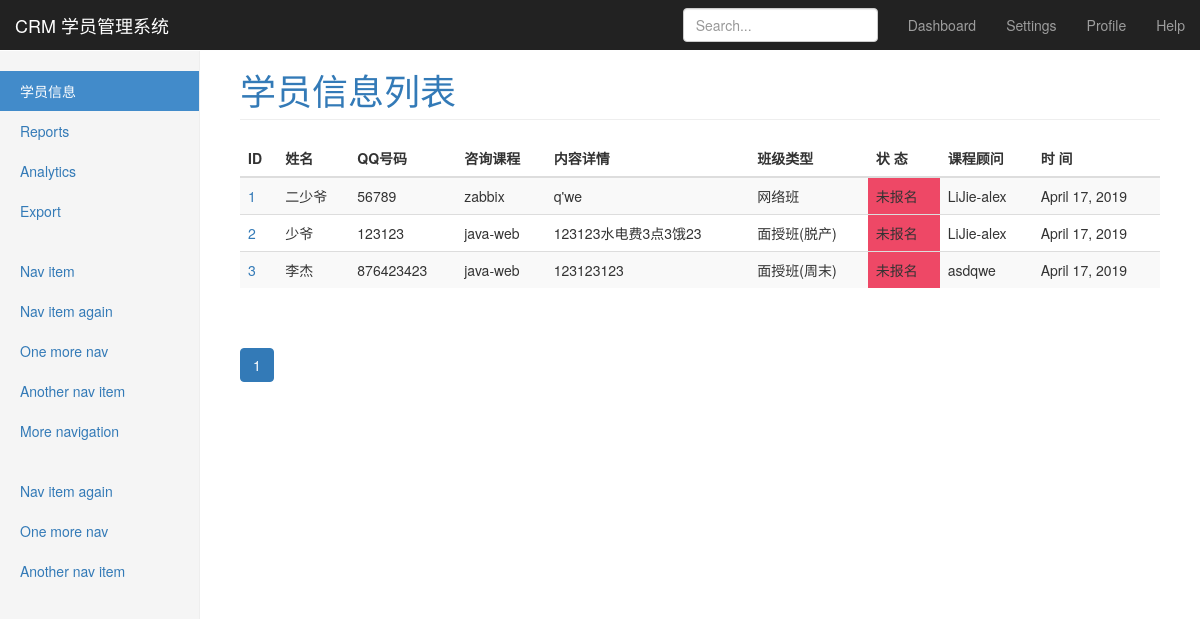
/crm/customers/?page=2 (signed in), run on an earlier commit of the app's database.
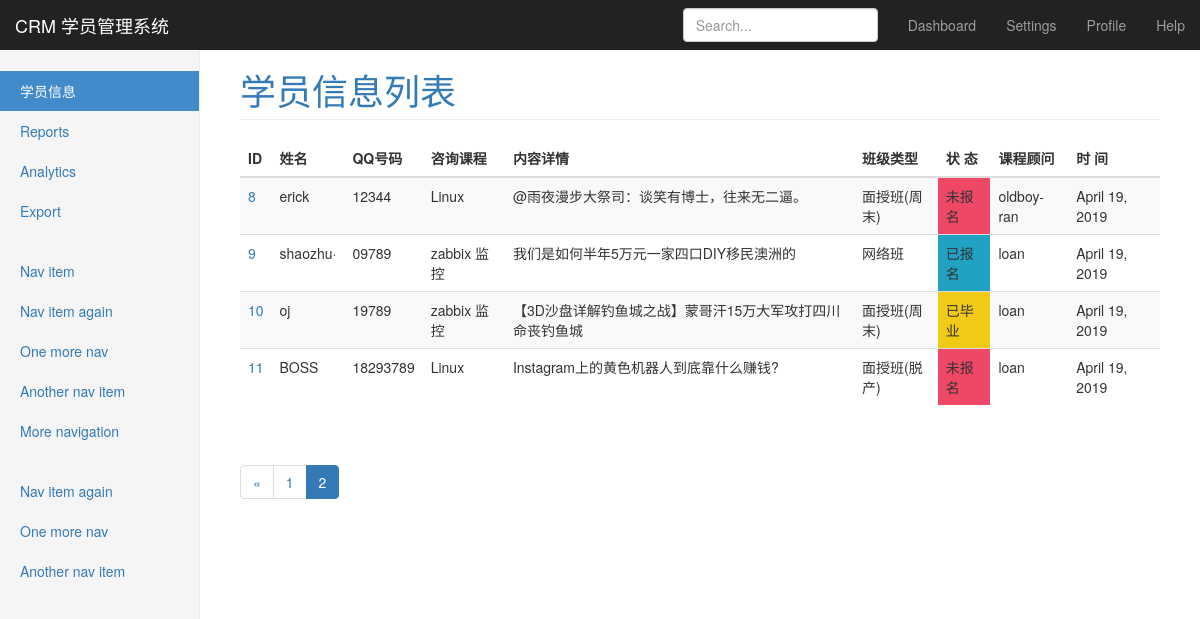
And on a later commit of the database.
### CRM/models.py (models this page shows, shortened)
class Customer(models.Model):
    qq = models.CharField(u"QQ号",max_length=64,unique=True,blank=True)
    name = models.CharField(u"姓名",max_length=32,blank=True,null=True)
    phone = models.BigIntegerField(u'手机号',blank=True,null=True)
    stu_id = models.CharField(u"学号",blank=True,null=True,max_length=64)
    source_type = (('qq',u"qq群"),
                   ('referral',u"内部转介绍"),
                   ('51cto',u"51cto"),
                   ('agent',u"招生代理"),
                   ('others',u"其它"),
                   )
    source = models.CharField(u'客户来源',max_length=64, choices=source_type,default='qq')
    referral_from = models.ForeignKey('self',verbose_name=u"转介绍自学员",help_text=u"若此客户是转介绍自内部学员,请在此处选择内部学员姓名",blank=True,null=True,related_name="internal_referral",on_delete=models.CASCADE)
    course = models.ForeignKey(Course,verbose_name=u"咨询课程",on_delete=models.CASCADE)
    class_type = models.CharField(u"班级类型",max_length=64,choices=class_type_choices)
    customer_note = models.TextField(u"客户咨询内容详情",help_text=u"客户咨询的大概情况,客户个人信息备注等...")
    status_choices = (('signed',u"已报名"),
                      ('unregistered',u"未报名"),
                      ('graduated',u"已毕业"),
                      )
    status = models.CharField(u"状态",choices=status_choices,max_length=64,default=u"unregistered",help_text=u"选择客户此时的状态")
    consultant = models.ForeignKey(UserProfile,verbose_name=u"课程顾问",on_delete=models.CASCADE)
    date = models.DateField(u"咨询日期",auto_now_add=True)
    class_list = models.ManyToManyField('ClassList',verbose_name=u"已报班级",blank=True)
    class Meta:
        verbose_name_plural = u'学员信息'

class Course(models.Model):
    name = models.CharField(u"课程名称",max_length=128,unique=True)
    price = models.IntegerField(u"面授价格")
    online_price = models.IntegerField(u"网络班价格")
    brief = models.TextField(u"课程简介")
    class Meta:
        verbose_name = u'课 程'
        verbose_name_plural = u'课 程'
    def __str__(self):
        return self.name

class UserProfile(models.Model):
    user = models.OneToOneField(User,on_delete=models.CASCADE,verbose_name=u'用户')
    name = models.CharField(u"姓名",max_length=32)
    def __str__(self):
        return self.name
    class Meta:
       permissions = (('view_customer_list',u'查看用户信息列表'),
                      ('view_customer_info', u'查看用户详情'),
                      ('edit_own_customers_info',u'修改客户信息'),
                      )

### CRM/permissions.py (the view)
        def wrapper(*args,**kwargs):
                print('---start check perm-----')
                if perm_check(*args,**kwargs) is not True: #no permission
                        return render(args[0], 'crm/403.html')
                return func(*args,**kwargs)

### CRM/permissions.py (called while the page is built)
def check_permission(func):
        def wrapper(*args,**kwargs):
                print('---start check perm-----')
                if perm_check(*args,**kwargs) is not True: #no permission
                        return render(args[0], 'crm/403.html')
                return func(*args,**kwargs)
        return wrapper

### CRM/templatetags/custom_tags.py (called while the page is built)
@register.simple_tag()     # simple_tag能够对传入多个参数有效
def guess_page(current_page,loop_num):
    offset = abs(current_page - loop_num)
    if offset < 3:   # 表示取当前页的前后三页
        if current_page == loop_num :
            page_element = '''
            <li class="active"><a href="?page=%s">%s</a></li>
            '''%(loop_num,loop_num)                 # 拼html代码
        else:
            page_element = '''
            <li><a href="?page=%s">%s</a></li>
            '''%(loop_num,loop_num)
        return format_html(page_element)
    else:
        return ''

### CRM/views.py (called while the page is built)
@check_permission
def customers(request):
    customers_list = models.Customer.objects.all()
    paginator = Paginator(customers_list,4)
    page = request.GET.get('page')
    customers_obj = paginator.get_page(page)
    return render(request,'crm/customers.html',{'customers_list':customers_obj})

### templates/crm/customers.html (shortened to what this page needs)
{% extends 'bootstrap/base.html' %}
{% load custom_tags %}
{% block page-header %}
    <a>学员信息列表</a>
{% endblock %}
{% block page-content %}
    <table class="table table table-striped">
        <thead>
            <tr>
                <th>ID</th>
                <th>姓名</th>
                <th>QQ号码</th>
                <th>咨询课程</th>
                <th>内容详情</th>
                <th>班级类型</th>
                <th>状 态</th>
                <th>课程顾问</th>
                <th>时 间</th>
            </tr>
        </thead>
        <tbody>
            {% for customers in customers_list %}
            <tr>
                <td><a href="{% url 'customer_detail' customers.id %}">{{ customers.id }}</a></td>
                <td>{{ customers.name }}</td>
                <td>{{ customers.qq }}</td>
                <td>{{ customers.course }}</td>
                <td>{{ customers.customer_note|truncatechars:60}}</td>
                <td>{{ customers.get_class_type_display }}</td>
                <td class="{{ customers.status }}">{{ customers.get_status_display }}</td>
                <td>{{ customers.consultant }}</td>
                <td>{{ customers.date }}</td>
            </tr>
            {% endfor %}
        </tbody>
    </table>
    <div class="pagination">
        <nav>
          <ul class="pagination">
            {% if customers_list.has_previous %}
                <li class=""><a href="?page=1">&laquo;</a></li>
            {% endif %}
              {% for page_num in customers_list.paginator.page_range %}
                  {% guess_page customers_list.number page_num  %}
              {% endfor %}
          </ul>
        </nav>
    </div>
{% endblock %}

What changed in the data, as far as the page shows it:
removed Customer: id "1", name "二少爷", qq "56789", course "zabbix", customer_note "q'we", class_type "网络班", status "未报名", consultant "LiJie-alex", date "April 17, 2019"
removed Customer: id "2", name "少爷", qq "123123", course "java-web", customer_note "123123水电费3点3饿23", class_type "面授班(脱产)", status "未报名", consultant "LiJie-alex", date "April 17, 2019"
removed Customer: id "3", name "李杰", qq "876423423", course "java-web", customer_note "123123123", class_type "面授班(周末)", status "未报名", consultant "asdqwe", date "April 17, 2019"
added Customer: id "8", name "erick", qq "12344", course "Linux", customer_note "@雨夜漫步大祭司：谈笑有博士，往来无二逼。", class_type "面授班(周末)", status "未报名", consultant "oldboy-ran", date "April 19, 2019"
added Customer: id "9", name "shaozhu·", qq "09789", course "zabbix 监控", customer_note "我们是如何半年5万元一家四口DIY移民澳洲的", class_type "网络班", status "已报名", consultant "loan", date "April 19, 2019"
added Customer: id "10", name "oj", qq "19789", course "zabbix 监控", customer_note "【3D沙盘详解钓鱼城之战】蒙哥汗15万大军攻打四川命丧钓鱼城", class_type "面授班(周末)", status "已毕业", consultant "loan", date "April 19, 2019"
added Customer: id "11", name "BOSS", qq "18293789", course "Linux", customer_note "Instagram上的黄色机器人到底靠什么赚钱?", class_type "面授班(脱产)", status "未报名", consultant "loan", date "April 19, 2019"
Also different on the page:
new list line: "2"
